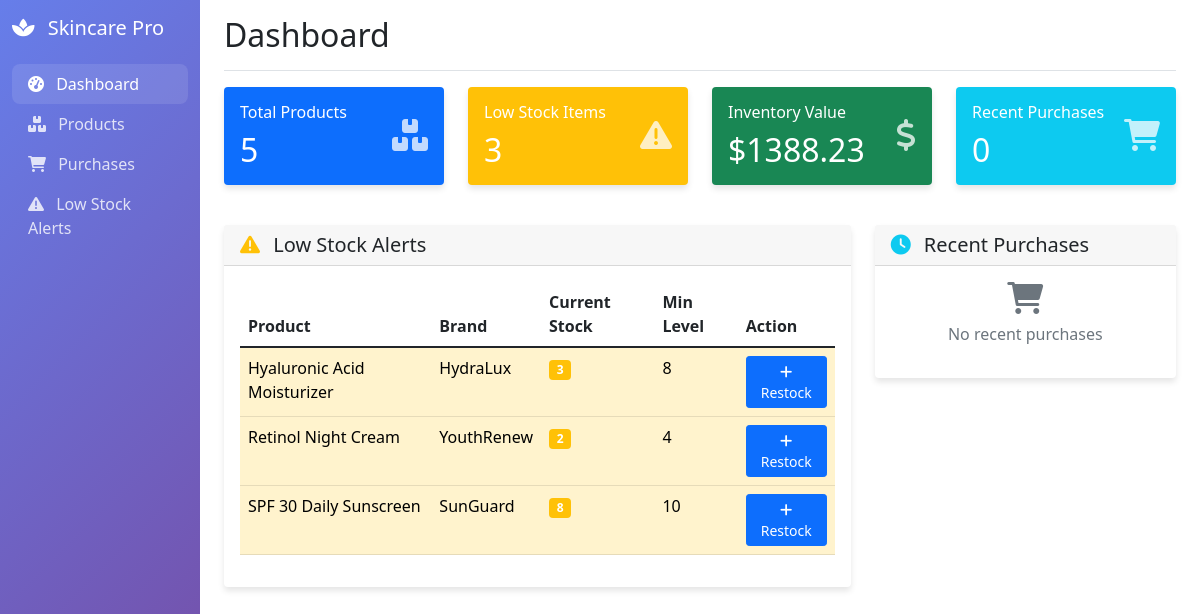
The page / on the database its author committed.
### app.py (models this page shows, shortened)
class Product(db.Model):
    id = db.Column(db.Integer, primary_key=True)
    name = db.Column(db.String(100), nullable=False)
    brand = db.Column(db.String(50), nullable=False)
    category = db.Column(db.String(50), nullable=False)
    price = db.Column(db.Float, nullable=False)
    current_stock = db.Column(db.Integer, default=0)
    min_stock_level = db.Column(db.Integer, default=5)
    created_at = db.Column(db.DateTime, default=datetime.utcnow)
    purchases = db.relationship('Purchase', backref='product', lazy=True)
    @property
    def total_value(self):
        return self.current_stock * self.price

### app.py (the view)
@app.route('/')
def dashboard():
    total_products = Product.query.count()
    low_stock_products = Product.query.filter(Product.current_stock <= Product.min_stock_level).all()
    total_inventory_value = sum(p.total_value for p in Product.query.all())
    recent_purchases = Purchase.query.order_by(Purchase.purchase_date.desc()).limit(5).all()
    return render_template('dashboard.html',
                         total_products=total_products,
                         low_stock_count=len(low_stock_products),
                         low_stock_products=low_stock_products,
                         total_inventory_value=total_inventory_value,
                         recent_purchases=recent_purchases)

### templates/dashboard.html
{% extends "base.html" %}
{% block content %}
<div class="row mb-4">
    <div class="col-md-3 mb-3">
        <div class="card bg-primary text-white">
            <div class="card-body">
                <div class="d-flex justify-content-between">
                    <div>
                        <h6 class="card-title">Total Products</h6>
                        <h2 class="mb-0">{{ total_products }}</h2>
                    </div>
                    <div class="align-self-center">
                        <i class="fas fa-boxes fa-2x opacity-75"></i>
                    </div>
                </div>
            </div>
        </div>
    </div>
    <div class="col-md-3 mb-3">
        <div class="card bg-warning text-white">
            <div class="card-body">
                <div class="d-flex justify-content-between">
                    <div>
                        <h6 class="card-title">Low Stock Items</h6>
                        <h2 class="mb-0">{{ low_stock_count }}</h2>
                    </div>
                    <div class="align-self-center">
                        <i class="fas fa-exclamation-triangle fa-2x opacity-75"></i>
                    </div>
                </div>
            </div>
        </div>
    </div>
    <div class="col-md-3 mb-3">
        <div class="card bg-success text-white">
            <div class="card-body">
                <div class="d-flex justify-content-between">
                    <div>
                        <h6 class="card-title">Inventory Value</h6>
                        <h2 class="mb-0">${{ "%.2f"|format(total_inventory_value) }}</h2>
                    </div>
                    <div class="align-self-center">
                        <i class="fas fa-dollar-sign fa-2x opacity-75"></i>
                    </div>
                </div>
            </div>
        </div>
    </div>
    <div class="col-md-3 mb-3">
        <div class="card bg-info text-white">
            <div class="card-body">
                <div class="d-flex justify-content-between">
                    <div>
                        <h6 class="card-title">Recent Purchases</h6>
                        <h2 class="mb-0">{{ recent_purchases|length }}</h2>
                    </div>
                    <div class="align-self-center">
                        <i class="fas fa-shopping-cart fa-2x opacity-75"></i>
                    </div>
                </div>
            </div>
        </div>
    </div>
</div>
<div class="row">
    <div class="col-md-8">
        <div class="card">
            <div class="card-header">
                <h5 class="mb-0">
                    <i class="fas fa-exclamation-triangle text-warning me-2"></i>
                    Low Stock Alerts
                </h5>
            </div>
            <div class="card-body">
                {% if low_stock_products %}
                    <div class="table-responsive">
                        <table class="table table-hover">
                            <thead>
                                <tr>
                                    <th>Product</th>
                                    <th>Brand</th>
                                    <th>Current Stock</th>
                                    <th>Min Level</th>
                                    <th>Action</th>
                                </tr>
                            </thead>
                            <tbody>
                                {% for product in low_stock_products %}
                                <tr class="{% if product.current_stock == 0 %}table-danger{% else %}table-warning{% endif %}">
                                    <td>{{ product.name }}</td>
                                    <td>{{ product.brand }}</td>
                                    <td>
                                        <span class="badge {% if product.current_stock == 0 %}bg-danger{% else %}bg-warning{% endif %}">
                                            {{ product.current_stock }}
                                        </span>
                                    </td>
                                    <td>{{ product.min_stock_level }}</td>
                                    <td>
                                        <a href="{{ url_for('add_purchase') }}?product_id={{ product.id }}" class="btn btn-sm btn-primary">
                                            <i class="fas fa-plus"></i> Restock
                                        </a>
                                    </td>
                                </tr>
                                {% endfor %}
                            </tbody>
                        </table>
                    </div>
                {% else %}
                    <div class="text-center text-muted">
                        <i class="fas fa-check-circle fa-3x mb-3"></i>
                        <p>All products are well stocked!</p>
                    </div>
                {% endif %}
            </div>
        </div>
    </div>
    <div class="col-md-4">
        <div class="card">
            <div class="card-header">
                <h5 class="mb-0">
                    <i class="fas fa-clock text-info me-2"></i>
                    Recent Purchases
                </h5>
            </div>
            <div class="card-body">
                {% if recent_purchases %}
                    {% for purchase in recent_purchases %}
                    <div class="d-flex justify-content-between align-items-center mb-2 pb-2 border-bottom">
                        <div>
                            <strong>{{ purchase.product.name }}</strong><br>
                            <small class="text-muted">{{ purchase.supplier }}</small>
                        </div>
                        <div class="text-end">
                            <span class="badge bg-primary">{{ purchase.quantity }}</span><br>
                            <small class="text-muted">{{ purchase.purchase_date.strftime('%m/%d') }}</small>
                        </div>
                    </div>
                    {% endfor %}
                    <div class="text-center mt-3">
                        <a href="{{ url_for('purchases') }}" class="btn btn-outline-primary btn-sm">View All</a>
                    </div>
                {% else %}
                    <div class="text-center text-muted">
                        <i class="fas fa-shopping-cart fa-2x mb-2"></i>
                        <p>No recent purchases</p>
                    </div>
                {% endif %}
            </div>
        </div>
    </div>
</div>
{% endblock %}

### templates/base.html (shortened to what this page needs)
<!DOCTYPE html>
<html lang="en">
<head>
    <link href="https://cdn.jsdelivr.net/npm/bootstrap@5.1.3/dist/css/bootstrap.min.css" rel="stylesheet">
    <link href="https://cdnjs.cloudflare.com/ajax/libs/font-awesome/6.0.0/css/all.min.css" rel="stylesheet">
</head>
<body>
    <div class="container-fluid">
        <div class="row">
            <nav class="col-md-3 col-lg-2 d-md-block sidebar collapse">
                <div class="position-sticky pt-3">
                    <h5 class="text-white mb-4">
                        <i class="fas fa-spa me-2"></i>
                        Skincare Pro
                    </h5>
                    <ul class="nav flex-column">
                        <li class="nav-item">
                            <a class="nav-link {% if request.endpoint == 'dashboard' %}active{% endif %}" href="{{ url_for('dashboard') }}">
                                <i class="fas fa-tachometer-alt me-2"></i>
                                Dashboard
                            </a>
                        </li>
                        <li class="nav-item">
                            <a class="nav-link {% if request.endpoint in ['products', 'add_product', 'edit_product'] %}active{% endif %}" href="{{ url_for('products') }}">
                                <i class="fas fa-boxes me-2"></i>
                                Products
                            </a>
                        </li>
                        <li class="nav-item">
                            <a class="nav-link {% if request.endpoint in ['purchases', 'add_purchase'] %}active{% endif %}" href="{{ url_for('purchases') }}">
                                <i class="fas fa-shopping-cart me-2"></i>
                                Purchases
                            </a>
                        </li>
                        <li class="nav-item">
                            <a class="nav-link {% if request.endpoint == 'low_stock' %}active{% endif %}" href="{{ url_for('low_stock') }}">
                                <i class="fas fa-exclamation-triangle me-2"></i>
                                Low Stock Alerts
                            </a>
                        </li>
                    </ul>
                </div>
            </nav>
            <main class="col-md-9 ms-sm-auto col-lg-10 px-md-4">
                <div class="d-flex justify-content-between flex-wrap flex-md-nowrap align-items-center pt-3 pb-2 mb-3 border-bottom">
                    <h1 class="h2">{% block page_title %}Dashboard{% endblock %}</h1>
                </div>
                {% block content %}{% endblock %}
            </main>
        </div>
    </div>
</body>
</html>

### templates/base.html (style rules this page uses)
.sidebar { min-height: 100vh; background: linear-gradient(135deg, #667eea 0%, #764ba2 100%); }
.sidebar .nav-link { color: rgba(255,255,255,0.8); transition: all 0.3s; }
.sidebar .nav-link:hover, .sidebar .nav-link.active { color: white; background-color: rgba(255,255,255,0.1); border-radius: 8px; }
.card { box-shadow: 0 4px 6px rgba(0, 0, 0, 0.1); border: none; transition: transform 0.2s; }

### rows shown on the page
Product: name "Hyaluronic Acid Moisturizer", brand "HydraLux", current_stock "3", min_stock_level "8"
Product: name "Retinol Night Cream", brand "YouthRenew", current_stock "2", min_stock_level "4"
Product: name "SPF 30 Daily Sunscreen", brand "SunGuard", current_stock "8", min_stock_level "10"

### other values the page prints
{{ total_products }} "5"
{{ low_stock_count }} "3"
{{ "%.2f"|format(total_inventory_value) }} "1388.23"
{{ recent_purchases|length }} "0"
